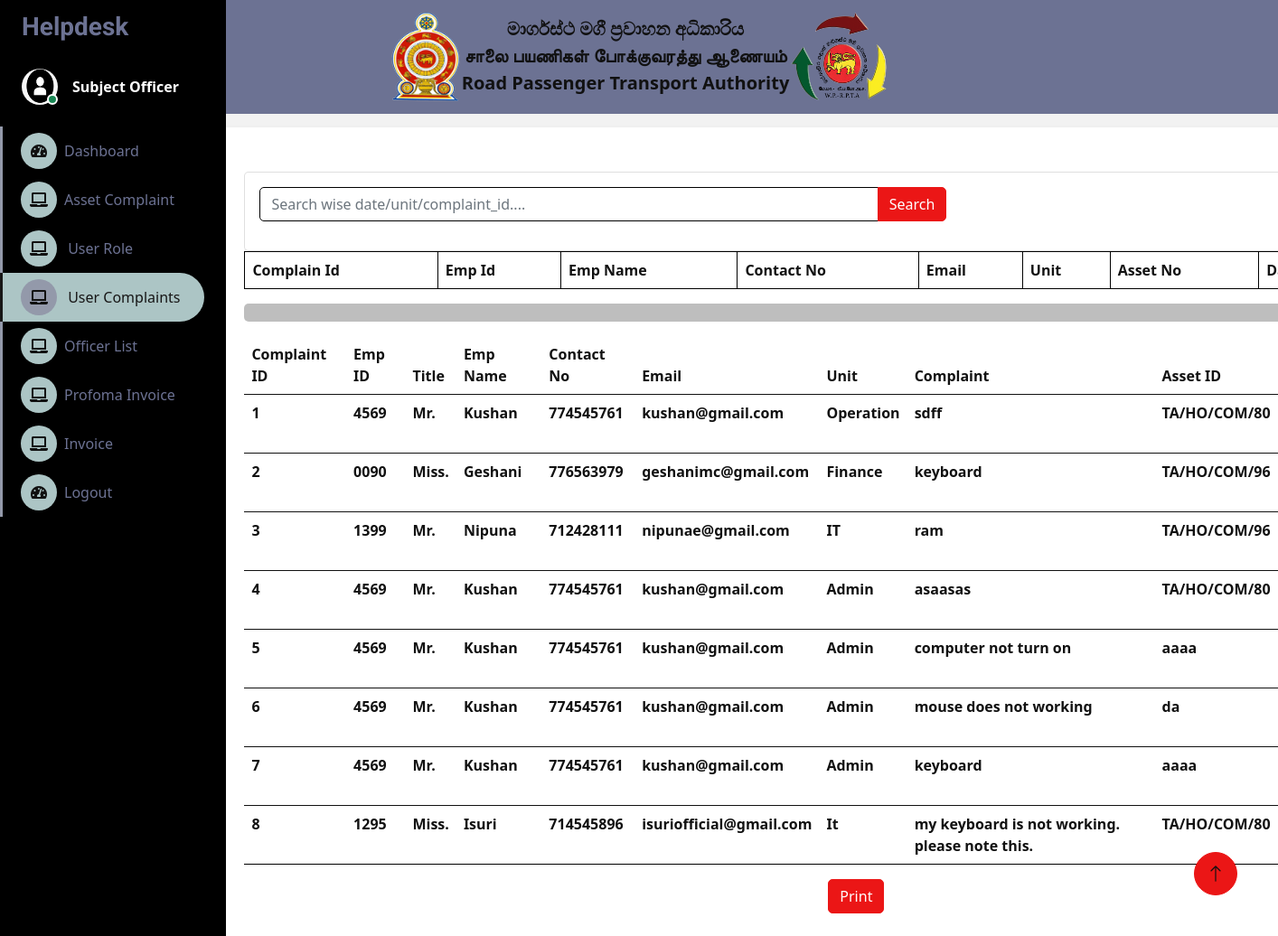
The app's page /sample/admin/complainList.php with its own data.
### tables this page shows
CREATE TABLE `complain` (
  `complain_id` int(11) NOT NULL,
  `emp_id` varchar(11) NOT NULL,
  `title` varchar(10) NOT NULL,
  `emp_name` varchar(20) NOT NULL,
  `contact_no` int(10) NOT NULL,
  `username` varchar(30) NOT NULL,
  `unit` varchar(15) NOT NULL,
  `asset_id` varchar(100) NOT NULL,
  `description` varchar(100) NOT NULL,
  `date` datetime NOT NULL DEFAULT current_timestamp(),
  `change` tinyint(4) NOT NULL DEFAULT 0,
  `checkout` enum('noted','not noted') NOT NULL DEFAULT 'not noted',
  `refference_no` int(11) NOT NULL,
  `pdf` varchar(20) NOT NULL,
  `no` int(11) NOT NULL
);

### sample/admin/complainList.php (the view, shortened to what this page needs)
<!DOCTYPE html>
<html>
<head>
    <link href="https://cdn.jsdelivr.net/npm/bootstrap@5.0.0-beta1/dist/css/bootstrap.min.css" rel="stylesheet">
    <link href="https://cdnjs.cloudflare.com/ajax/libs/font-awesome/5.10.0/css/all.min.css" rel="stylesheet">
    <link href="https://cdn.jsdelivr.net/npm/bootstrap-icons@1.4.1/font/bootstrap-icons.css" rel="stylesheet">
    <link href="lib/owlcarousel/assets/owl.carousel.min.css" rel="stylesheet">
    <link href="lib/tempusdominus/css/tempusdominus-bootstrap-4.min.css" rel="stylesheet" />
    <link href="css/bootstrap.min.css" rel="stylesheet">
    <link href="css/style.css" rel="stylesheet">
    <link href="css/complain.css" rel="stylesheet">
</head>
<body>
<nav class="navbar navbar-white bg-light">
        <a class="navbar-brand mx-auto d-inline-flex" href="#" style="">
            <img src="../asset/image/Sri.png" width="80" height="100" class="d-inline-block align-top" alt="">
            <div class="text-center mt-1 ml-3 mr-3">
                <b>මාර්ගස්ථ මගී ප්‍රවාහන අධිකාරිය</b><br>
                <b>சாலை பயணிகள் போக்குவரத்து ஆணையம்</b><br>
                <b>Road Passenger Transport Authority</b>
            </div>
            <img src="../asset/image/logo.png" width="110" height="100" class="d-inline-block align-top" alt="">
        </a>
    </nav>
    <div class="container-fluid position-relative d-flex p-0">
        <div class="sidebar pe-4 pb-3">
            <nav class="navbar bg-dark navbar-dark">
                <a href="" class="navbar-brand mx-4 mb-3">
                    <h3 class="text-light">Helpdesk</h3>
                </a>
                <div class="d-flex align-items-center ms-4 mb-4">
                    <div class="position-relative">
                        <img class="rounded-circle" src="../asset/image/capture.png" alt="" style="width: 40px; height: 40px;">
                        <div class="bg-success rounded-circle border border-2 border-white position-absolute end-0 bottom-0 p-1"></div>
                    </div>
                    <div class="ms-3">
                        <span class="role">Subject Officer</span>
                    </div>
                </div>
                <div class="navbar-nav w-100">
                <div class="navbar-nav w-100">
                <a href="recomend.php" class="nav-item nav-link "><i class="fa fa-tachometer-alt me-2"></i>Dashboard</a>
                <a href="complain1.php" class="nav-item nav-link "><i class="fa fa-laptop me-2"></i>Asset Complaint</a>
                <a href="user.php" class="nav-item nav-link"><i class="fa fa-laptop me-2"></i> User Role</a>
                <a href="complainList.php" class="nav-item nav-link active"><i class="fa fa-laptop me-2"></i> User Complaints</a>
                <a href="officer1.php" class="nav-item nav-link " ><i class="fa fa-laptop me-2"></i>Officer List</a>
                <a href="recomendation.php" class="nav-item nav-link " ><i class="fa fa-laptop me-2"></i>Profoma Invoice</a>
                <a href="final_report1.php" class="nav-item nav-link " ><i class="fa fa-laptop me-2"></i>Invoice</a>
                    <a href="logout.php" class="nav-item nav-link"><i class="fa fa-tachometer-alt me-2"></i>Logout</a>
                    </div>
                    </div>
                </div>
        </div>
<section>
<div class="container">
            <div class="col-md-12">
                <div class="card mt-4">
                    <div class="card-body">
                        <div class="row">
                            <div class="col-md-7">
                                <form action="" method="GET">
                                    <div class="input-group mb-3">
                                        <input type="text" name="search" placeholder="Search wise date/unit/complaint_id.... " required value="<?php if(isset($_GET['search'])){echo $_GET['search']; } ?>" class="form-control" placeholder="Search data"  style="background-color:white">
                                        <button type="submit" class="btn btn-primary">Search</button>
                                    </div>
                                </form>
                            </div>
                        </div>
                    </div>
                </div>
            </div>
                        <table class="table table-bordered">
                            <thead>
                                <tr>
                                <th scope="col">Complain Id</th>
                                <th scope="col">Emp Id</th>
                                <th scope="col">Emp Name</th>
                                <th scope="col">Contact No</th>
                                <th scope="col">Email</th>
                                <th scope="col">Unit</th>
                                <th scope="col">Asset No</th>
                                <th scope="col">Date</th>
                                </tr>
                            </thead>
                                <?php
                                    $con=mysqli_connect('localhost','root','','helpdesk1');
                                                ?>
                            <div class="row">
               <div>
        <div class="table-responsive">
  <table class="table">
  <hr>
                 <thead class="thead-dark">
                    <tr>
                        <th scope="col">Complaint ID</th>
                        <th scope="col">Emp ID</th>
                        <th scope="col">Title</th>
                        <th scope="col">Emp Name</th>
                        <th scope="col">Contact No</th>
                        <th scope="col">Email</th>
                        <th scope="col">Unit</th>
                         <th scope="col">Complaint</th>
                        <th scope="col">Asset ID</th>
                    </tr>
                </thead>
                    <?php
                    $sql="select * from `complain`";
                    $result=mysqli_query($con,$sql);
                    if($result)
                        while($row=mysqli_fetch_assoc($result)){
                ?>
                <tbody>
                            <td><?php echo $row['complain_id'];?></td>
                            <td><?php echo$emp_id=$row['emp_id'];?></td>
                            <td><?php echo$title=$row['title'];?></td>
                            <td><?php echo$emp_name=$row['emp_name'];?></td>
                            <td><?php echo$contact_no=$row['contact_no'];?></td>
                            <td><?php echo$username=$row['username'];?></td>
                            <td><?php echo$unit=$row['unit'];?></td>
                            <td><?php echo$description=$row['description'];?></td>
                            <td><?php echo$asset_id=$row['asset_id'];?></td>
                                <?php } ?>
                        </div>
                                </table>
                                <div class="text-center">
<button onclick="window.print()" class="btn btn-primary">Print</button>
                        </div>
        </div>
    </section>
 <a href="#" class="btn btn-lg btn-primary btn-lg-square back-to-top"><i class="bi bi-arrow-up"></i></a>
</body>
</html>

### sample/admin/css/style.css (style rules this page uses)
:root { --primary: #171616; --secondary: #9399aa; --light: #6C7293; --dark: #acc5c5; }
.back-to-top { position: fixed; display: none; right: 45px; bottom: 45px; z-index: 99; }
.btn { transition: .5s; }
.btn-lg-square { width: 48px; height: 48px; }
.btn-square, .btn-sm-square, .btn-lg-square { padding: 0; display: inline-flex; align-items: center; justify-content: center; font-weight: normal; border-radius: 50px; }
.sidebar { position: fixed; top: 0; left: 0; bottom: 0; width: 250px; height: 300vh; overflow-y: auto; background:black; transition: 0.5s; z-index: 999; }
@media (min-width: 992px) { .sidebar { margin-left: 0; } }
.sidebar .navbar .navbar-nav .nav-link { padding: 7px 20px; color: var(--light); font-weight: 500; border-left: 3px solid var(--secondary); border-radius: 0 30px 30px 0; outline: none; }
.sidebar .navbar .navbar-nav .nav-link:hover, .sidebar .navbar .navbar-nav .nav-link.active { color: var(--primary); background: var(--dark); border-color: var(--primary); }
.sidebar .navbar .navbar-nav .nav-link i { width: 40px; height: 40px; display: inline-flex; align-items: center; justify-content: center; background: var(--dark); border-radius: 40px; }
.sidebar .navbar .navbar-nav .nav-link:hover i, .sidebar .navbar .navbar-nav .nav-link.active i { background: var(--secondary); }

### sample/admin/css/complain.css (style rules this page uses)
* { margin: 0; padding: 0; box-sizing: border-box; color: #111; font-family: 'Segoe UI', Tahoma, Geneva, Verdana, sans-serif; }
body { -webkit-background-size: cover; background-size: cover; background-position: center center; height: 100vh; font-family: 'Segoe UI', Tahoma, Geneva, Verdana, sans-serif; font-weight: 600; font-size: 16px; background-image: linear-gradient(to right, rgba(255,0,0,0), rgb(201, 168, 168)); }
a { text-decoration: none; }
.container { max-width: 595px; width: 100%; margin-left: 37%; margin-top: 91px; background: #fff; padding: 25px 30px; border-radius: 5px; box-shadow: 5px 15px 15px rgb(70, 63, 63); }

### sample/admin/complainList.php (style rules this page uses)
.container { max-width: 1500px; width: 100%; margin-left: 17%; margin-top: 15px; background: #fff; padding: 25px 30px; border-radius: 5px; }
body { background:#DDDDDA; }
.role { color:white; }
body { background: #f2f2f2; font-family: 'Open Sans', sans-serif; }
hr { border: 10px solid black; border-radius: 5px; }

### records on screen
complain: complain_id "1", emp "4569", title "Mr.", emp_name "Kushan", contact_no "774545761", username "kushan@gmail.com", unit "Operation", description "sdff", asset "TA/HO/COM/80"
complain: complain_id "2", emp "0090", title "Miss.", emp_name "Geshani", contact_no "776563979", username "geshanimc@gmail.com", unit "Finance", description "keyboard", asset "TA/HO/COM/96"
complain: complain_id "3", emp "1399", title "Mr.", emp_name "Nipuna", contact_no "712428111", username "nipunae@gmail.com", unit "IT", description "ram", asset "TA/HO/COM/96"
complain: complain_id "4", emp "4569", title "Mr.", emp_name "Kushan", contact_no "774545761", username "kushan@gmail.com", unit "Admin", description "asaasas", asset "TA/HO/COM/80"
complain: complain_id "5", emp "4569", title "Mr.", emp_name "Kushan", contact_no "774545761", username "kushan@gmail.com", unit "Admin", description "computer not turn on", asset "aaaa"
complain: complain_id "6", emp "4569", title "Mr.", emp_name "Kushan", contact_no "774545761", username "kushan@gmail.com", unit "Admin", description "mouse does not working", asset "da"
complain: complain_id "7", emp "4569", title "Mr.", emp_name "Kushan", contact_no "774545761", username "kushan@gmail.com", unit "Admin", description "keyboard", asset "aaaa"
complain: complain_id "8", emp "1295", title "Miss.", emp_name "Isuri", contact_no "714545896", username "isuriofficial@gmail.com", unit "It", description "my keyboard is not working. please note this.", asset "TA/HO/COM/80"
